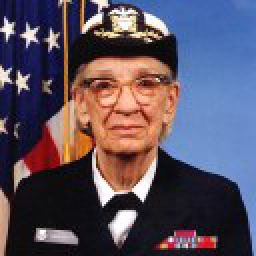
#> input picture packages/Pillow/Pillow-9.0.1.tar.gz/Pillow-9.0.1/Tests/images/hopper.pnm, 128 x 128 px (shown 2 times larger)
$ python -i segmentation.py   (imports and definitions only)   (older library calls are emulated)
#> lines starting #> are read from the running program, lines starting #| are printed output that depends on the picture; after the words box and inside, x2 and y2 are one past the last pixel; in counts of white or black regions, pixels touching at a corner belong together
#%% modules

import copy
import cv2
import numpy as np
import sys

from math import inf

from phenopype import __version__
from phenopype import settings
from phenopype import utils_lowlevel
from phenopype.core import preprocessing


#%% functions


# [386 lines left out: functions detect_contour, edit_contour, morphology, not called in this run]


def threshold(
    image,
    method="otsu",
    constant=1,
    blocksize=99,
    value=127,
    channel=None,
    invert=False,
    **kwargs,
):
    """
    Applies a threshold to create a binary image from a grayscale or a multichannel
    image (see phenopype.core.preprocessing.decompose_image for channel options).

    Three types of thresholding algorithms are supported:
        - otsu: use Otsu algorithm to choose the optimal threshold value
        - adaptive: dynamic threshold values across image (uses arguments
          "blocksize" and "constant")
        - binary: fixed threshold value (uses argument "value")

    Mask annotations can be supplied to include or exclude areas.

    Parameters
    ----------
    image : ndarray
        input image

    method : {"otsu", "adaptive", "binary"} str, optional
        type of thresholding algorithm to be used
    blocksize: int, optional
        Size of a pixel neighborhood that is used to calculate a threshold
        value for the pixel (has to be odd - even numbers will be ceiled; for
        "adaptive" method)
    constant : int, optional
        value to subtract from binarization output (for "adaptive" method)
    value : {between 0 and 255} int, optional
        thesholding value (for "binary" method)
    channel {"gray", "red", "green", "blue"}: str, optional
        which channel of the image to use for thresholding

    Returns
    -------
    image : ndarray
        binary image

    """

    # =============================================================================
    # setup

    verbose = kwargs.get("verbose", settings.flag_verbose)

    if len(image.shape) == 3:
        if not channel:
            channel = "gray"
            print("- multichannel image supplied, converting to grayscale")
        image = preprocessing.decompose_image(image, channel, verbose=verbose)

    if blocksize % 2 == 0:
        blocksize = blocksize + 1
        print("- even blocksize supplied, adding 1 to make odd")

    if invert:
        image = cv2.bitwise_not(image)

    # =============================================================================
    # execute

    if method in "otsu":
        ret, thresh = cv2.threshold(
            image, 0, 255, cv2.THRESH_BINARY_INV + cv2.THRESH_OTSU
        )
    elif method == "adaptive":
        thresh = cv2.adaptiveThreshold(
            image,
            255,
            cv2.ADAPTIVE_THRESH_GAUSSIAN_C,
            cv2.THRESH_BINARY_INV,
            blocksize,
            constant,
        )
    elif method == "binary":
        ret, thresh = cv2.threshold(image, value, 255, cv2.THRESH_BINARY_INV)

    # =============================================================================
    # annotation management

    annotations = kwargs.get("annotations", {})

    ## references
    annotation_id_ref = kwargs.get(settings._reference_type + "_id", None)
    annotation_ref = utils_lowlevel._get_annotation(
        annotations,
        settings._reference_type,
        annotation_id_ref,
        prep_msg="- masking regions in thresholded image:",
    )

    ## masks
    annotation_id_mask = kwargs.get(settings._mask_type + "_id", None)
    annotation_mask = utils_lowlevel._get_annotation(
        annotations,
        settings._mask_type,
        annotation_id_mask,
        prep_msg="- masking regions in thresholded image:",
    )

    # =============================================================================
    # execute masking

    if "data" in annotation_mask:
        if settings._mask_type in annotation_mask["data"]:
            mask_bool, include_idx, exclude_idx = (
                np.zeros(thresh.shape, dtype=bool),
                0,
                0,
            )

            polygons = annotation_mask["data"][settings._mask_type]
            include = annotation_mask["data"]["include"]

            if include == True:
                for coords in polygons:
                    mask_bool = np.logical_or(
                        mask_bool, utils_lowlevel._create_mask_bool(thresh, coords)
                    )
                    include_idx += 1
                thresh[mask_bool == False] = 0
            elif include == False:
                for coords in polygons:
                    thresh[utils_lowlevel._create_mask_bool(thresh, coords)] = 0
                    exclude_idx += 1

            if exclude_idx > 0 and verbose:
                print("- excluding pixels from " + str(exclude_idx) + " drawn masks ")
            if include_idx > 0 and verbose:
                print("- including pixels from " + str(include_idx) + " drawn masks ")

    if "data" in annotation_ref:
        if settings._mask_type in annotation_ref["data"]:
            polygons = annotation_ref["data"][settings._mask_type]
            for coords in polygons:
                thresh[utils_lowlevel._create_mask_bool(thresh, coords)] = 0
            print("- excluding pixels from reference")

    # =============================================================================
    # return

    return thresh


# [179 lines left out: function watershed, not called in this run]


# def watershed(
#     image,
#     annotations,
#     iterations=1,
#     kernel_size=3,
#     distance_cutoff=0.8,
#     distance_mask=0,
#     distance_type="l1",
#     **kwargs
# ):
#     """
#     Performs non-parametric marker-based segmentation - useful if many detected
#     contours are touching or overlapping with each other. Input image should be
#     a binary image that serves as the true background. Iteratively, edges are
#     eroded, the difference serves as markers.

#     Parameters
#     ----------
#     image : ndarray
#         input image
#     image_thresh: array
#         binary image (e.g. from threshold)
#     kernel_size: int, optional
#         size of the diff-kernel (has to be odd - even numbers will be ceiled)
#     iterations : int, optional
#         number of times to apply diff-operation
#     distance_cutoff : {between 0 and 1} float, optional
#         watershed distance transform cutoff (larger values discard more pixels)
#     distance_mask : {0, 3, 5} int, optional
#         size of distance mask - not all sizes work with all distance types (will
#         be coerced to 0)
#     distance_type : {"user", "l1", "l2", "C", "l12", "fair", "welsch", "huber"} str, optional
#         distance transformation type

#     Returns
#     -------
#     image : ndarray
#         binary image

#     """
#     # =============================================================================
#     # annotation management

#     ## get contours
#     annotation_type = settings._contour_type
#     annotation_id = kwargs.get(annotation_type + "_id", None)

#     annotation = utils_lowlevel._get_annotation(
#         annotations=annotations,
#         annotation_type=annotation_type,
#         annotation_id=annotation_id,
#         kwargs=kwargs,
#     )

#     contours = annotation["data"][settings._contour_type]

# 	# =============================================================================
# 	# setup

#     if len(contours) > 0:

#         ## coerce to multi channel image for colour mask
#         if len(image.shape) == 2:
#             image = cv2.cvtColor(image, cv2.COLOR_GRAY2BGR)

#         ## create binary overlay
#         image_bin = np.zeros(image.shape[0:2], dtype=np.uint8)

#         ## draw contours onto overlay
#         for contour in contours:
#             cv2.drawContours(
#                 image=image_bin,
#                 contours=[contour],
#                 contourIdx=0,
#                 thickness=-1,
#                 color=255,
#                 maxLevel=3,
#                 offset=(0,0),
#                 )


#     if kernel_size % 2 == 0:
#         kernel_size = kernel_size + 1

# 	# =============================================================================
# 	# execute

#     ## sure background
#     sure_bg = morphology(
#         image_bin,
#         operation="dilate",
#         shape="ellipse",
#         kernel_size=kernel_size,
#         iterations=iterations,
#     )

#     ## distances in foreground
#     if distance_type in ["user", "l12", "fair", "welsch", "huber"]:
#         distance_mask = 0

#     opened = morphology(
#         image_bin,
#         operation="erode",
#         shape="ellipse",
#         kernel_size=kernel_size,
#         iterations=iterations,
#     )

#     ## distance transformation
#     dist_transform = cv2.distanceTransform(
#         opened, settings.opencv_distance_flags[distance_type], distance_mask
#     )
#     dist_transform = cv2.normalize(
#         dist_transform, dist_transform, 0, 1.0, cv2.NORM_MINMAX
#     )
#     dist_transform = preprocessing.blur(dist_transform, kernel_size=int(2*kernel_size))
#     dist_transform = abs(255 * (1-dist_transform))
#     dist_transform = dist_transform.astype(np.uint8)

#     ## sure foreground
#     sure_fg = threshold(dist_transform, method="binary", value=int(distance_cutoff*255))

#     ## finding unknown region
#     sure_fg = sure_fg.astype("uint8")
#     sure_fg[sure_fg == 1] = 255
#     unknown = cv2.subtract(sure_bg, sure_fg)

#     ## marker labelling
#     ret, markers = cv2.connectedComponents(sure_fg)
#     markers = markers + 1
#     markers[unknown == 255] = 0

#     ## watershed
#     markers = cv2.watershed(preprocessing.blur(image, int(2*kernel_size+1)), markers)

#     ## convert to contours
#     watershed_mask = np.zeros(image.shape[:2], np.uint8)
#     watershed_mask[markers == -1] = 255
#     watershed_mask[0 : watershed_mask.shape[0], 0] = 0
#     watershed_mask[0 : watershed_mask.shape[0], watershed_mask.shape[1] - 1] = 0
#     watershed_mask[0, 0 : watershed_mask.shape[1]] = 0
#     watershed_mask[watershed_mask.shape[0] - 1, 0 : watershed_mask.shape[1]] = 0

#     annotations_contour = detect_contour(watershed_mask, retrieval="ccomp")
#     image_watershed = np.zeros(watershed_mask.shape, np.uint8)

#     for coord, supp in zip(annotations_contour[annotation_type]["a"]["data"][annotation_type],
#                            annotations_contour[annotation_type]["a"]["data"]["support"]):
#         if supp["hierarchy_level"] == "child":
#             cv2.drawContours(
#                 image=image_watershed,
#                 contours=[coord],
#                 contourIdx=0,
#                 thickness=-1,
#                 color=utils_lowlevel._get_bgr("white"),
#                 maxLevel=3,
#                 offset=None
#                 )
#             cv2.drawContours(
#                 image=image_watershed,
#                 contours=[coord],
#                 contourIdx=0,
#                 thickness=2,
#                 color=utils_lowlevel._get_bgr("black"),
#                 maxLevel=3,
#                 offset=None
#                 )

# 	# =============================================================================
# 	# return

#     return image_watershed

>>> import cv2
>>> picture = cv2.imread('../../../../Pillow/Pillow-9.0.1.tar.gz/Pillow-9.0.1/Tests/images/hopper.pnm', cv2.IMREAD_GRAYSCALE)
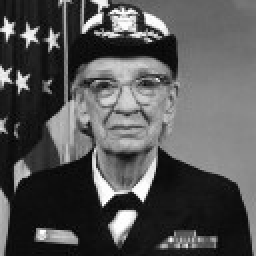
#> picture: shape (128, 128) (shown 2 times larger); min 1, max 255, mean 84.7
>>> result = threshold(picture)
#> in threshold, `ret, thresh = cv2.threshold( image, 0, 255, cv2.THRESH_BINARY_INV + cv..`:
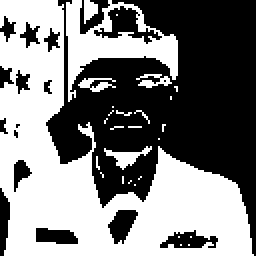
#> thresh: shape (128, 128) (shown 2 times larger); 49.6% white; 28 white regions (22 under 20 px), largest, box (x1, y1, x2, y2) and area: (0, 0, 127, 128) 6703, (33, 0, 89, 51) 1056, (52, 73, 76, 85) 105, (39, 39, 58, 46) 69, (68, 37, 86, 44) 64, (42, 0, 49, 12) 57
#> in threshold, `ret, thresh = cv2.threshold( image, 0, 255, cv2.THRESH_BINARY_INV + cv..`: ret = 84
#> (the run stopped early here; a loop or call above may not have finished)
